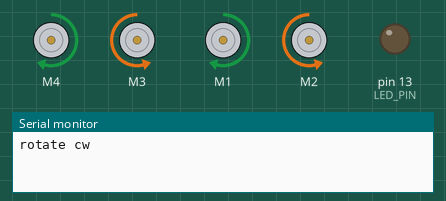
The sketch below on a simulated Arduino Leonardo, built with avr-gcc and run on an emulated ATmega32U4. On the bench: 4 × DC motor (green arrow = forward, orange = backward, longer = faster), output pins drawn as LEDs (lit = HIGH), the last lines printed to the serial monitor.

Above: at 6.5 s.
At 11.5 s:
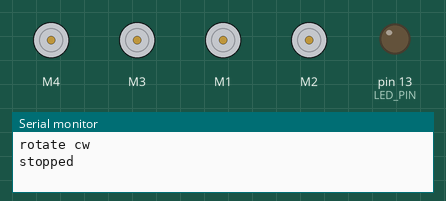
Timing chart, 0 to 15.5 s (numbered marks = the images above):
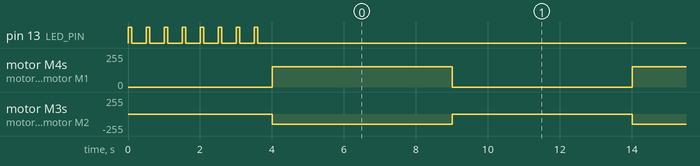

Measured:
- by itself, motor M4, motor M1: alternates forward 153/255 for 5.0 s and stopped for 5.0 s
- by itself, motor M3, motor M2: alternates backward 153/255 for 5.0 s and stopped for 5.0 s

The sketch:

MotorTest4wd.ino
```cpp
/*******************************************
* MotorTest4wd.ino
* Initial motor test for 4WD
* robot rotates clockwise
*  (Left motors driven forward, right backward)

* Michael Margolis 24 July 2012
********************************************/
const int LED_PIN = 13;
const int speed = 60; // percent of maximum speed

#include <AFMotor.h>  // adafruit motor shield library (modified my mm)
AF_DCMotor Motor_Left_Front(4, MOTOR34_1KHZ);   // Motor 4
AF_DCMotor Motor_Right_Front(3, MOTOR34_1KHZ);  // Motor 3
AF_DCMotor Motor_Left_Rear(1, MOTOR12_1KHZ);    // Motor 1
AF_DCMotor Motor_Right_Rear(2, MOTOR12_1KHZ);   // Motor 2

int pwm;

void setup()
{
  Serial.begin(9600);
  blinkNumber(8); // open port while flashing. Needed for Leonardo only

  // scale percent into pwm range (0-255)
  pwm= map(speed, 0,100, 0,255);
  Motor_Left_Front.setSpeed(pwm);
  Motor_Right_Front.setSpeed(pwm);
  Motor_Left_Rear.setSpeed(pwm);
  Motor_Right_Rear.setSpeed(pwm);
}

// run over and over
void loop()
{
  Serial.println("rotate cw");
  Motor_Left_Front.run(FORWARD);
  Motor_Left_Rear.run(FORWARD);

  Motor_Right_Front.run(BACKWARD);
  Motor_Right_Rear.run(BACKWARD);

  delay(5000); // run for 5 seconds
  Serial.println("stopped");
  Motor_Left_Front.run(RELEASE);  // stop the motors
  Motor_Right_Front.run(RELEASE);
  Motor_Left_Rear.run(RELEASE);  // stop the motors
  Motor_Right_Rear.run(RELEASE);

  delay(5000); // stop for 5 seconds
}

// function to indicate numbers by flashing the built-in LED
void blinkNumber( byte number) {
   pinMode(LED_PIN, OUTPUT); // enable the LED pin for output
   while(number--) {
     digitalWrite(LED_PIN, HIGH); delay(100);
     digitalWrite(LED_PIN, LOW);  delay(400);
   }
}
```
